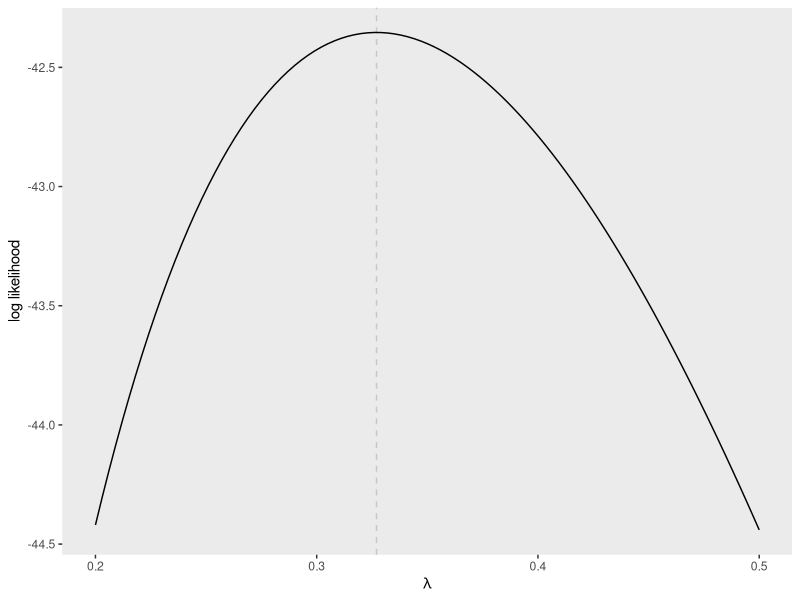

Generate this figure with R: (Note: this script raises an error after producing the figure.)
## ---- chunk 1
#| label: explikelihood
#| echo: false
#| fig-cap: Log-likelihood for a sample of size 20 of waiting times (in minutes)
library(ggplot2)
set.seed(24)
wt <- rexp(n = 20, rate = 1/4)
explik <- function(lambda, samp = wt, log = TRUE){
  ll <- sapply(lambda, function(l){sum(log(dexp(x = samp, rate = l)))})
  switch(log, ll, exp(ll))
}
# curve(expr = explik(x, samp = wt, log = TRUE), from = 1.8, to = 10)
ggplot() +
  geom_vline(xintercept = 1/mean(wt), lty = 2, col = "grey", alpha = 0.8) +
  stat_function(xlim = c(1/5, 1/2), n = 101L, fun = explik, args = list(log = TRUE, samp = wt)) +
  ylab("log likelihood") +
  xlab(expression(lambda)) + 
  theme(panel.grid.major.x = element_blank(), 
        panel.grid.minor.x = element_blank(),
        panel.grid.major.y = element_blank(), 
        panel.grid.minor.y = element_blank())
## ---- chunk 2
#| label: variablesquanti
#| echo: false
#| fig-cap: 'Log-likelihood curve: the three likelihood-based tests, namely Wald, likelihood
#|   ratio and score tests, are shown on the curve. The tests use different information
#|   about the function.'
knitr::include_graphics('images/likelihood_tests.png')
## ---- chunk 3
#| label: explrtcompute
#| echo: false
lrt_lb <- uniroot(f = function(r){2*(sum(dexp(wt, rate = 1/mean(wt), log = TRUE)) - sum(dexp(wt, rate = 1/r, log = TRUE))) - qchisq(0.95, 1)}, interval = c(1.5, mean(wt)) )$root
lrt_ub <- uniroot(f = function(r){2*(sum(dexp(wt, rate = 1/mean(wt), log = TRUE)) - sum(dexp(wt, rate = 1/r, log = TRUE))) - qchisq(0.95, 1)}, interval = c(mean(wt),6) )$root
## ---- chunk 4
#| label: profile3d
#| cache: true
#| echo: false
#| fig-cap: Two-dimensional log likelihood surface with a parameter of interest $\psi$
#|   and a nuisance parameter $\varphi$; the contour plot shows area of higher likelihood,
#|   and the black line is the profile log likelihood, also shown as a function of $\psi$
#|   on the right panel.
prof_mat <- cbind(matrix(unlist(sapply(sort(unique(faithfuld$waiting)), function(y){faithfuld[which(faithfuld$waiting == y),][which.max(faithfuld[which(faithfuld$waiting == y),]$density),-2]})), ncol = 2, byrow = TRUE), sort(unique(faithfuld$waiting)))
colnames(prof_mat) <- c("eruptions","density","waiting")
prof <- tibble::as_tibble(prof_mat)

g1 <- ggplot(faithful, aes(x = eruptions, y = waiting)) +
 geom_density_2d_filled(alpha = 0.5, show.legend = FALSE) +
 geom_density_2d(size = 0.25, colour = "black") +
 xlim(0.5, 6) +
 ylim(40, 110) + xlab(expression(phi)) + ylab(expression(psi)) + 
  geom_line(data = prof, aes(x = eruptions, y = waiting)) + 
  theme(axis.text.x=element_blank(),
        axis.ticks.x=element_blank(),
        axis.text.y=element_blank(),
        axis.ticks.y=element_blank())
g2 <- ggplot(data = prof, aes(x = waiting, y = density)) + geom_line() + 
  ylab("profile log likelihood") + xlab(expression(psi)) + 
  theme(axis.text.x=element_blank(),
        axis.ticks.x=element_blank(),
        axis.text.y=element_blank(),
        axis.ticks.y=element_blank())
g1 + g2
## ---- chunk 5
#| label: profileplot
#| echo: false
#| fig-cap: Profile log likelihood for the Box--Cox transformation for the waiting time
#|   data
par(mar = c(4,4,1,1))
bc <- MASS::boxcox(lm(wt~1), plotit = FALSE, lambda = seq(-0.1, 1, by = 0.01))
plot(x = bc$x, 
y = bc$y - max(bc$y), 
bty = "l", type = "l", ylab = "profile log likelihood", xlab = expression(lambda), 
panel.first = {abline(h = -qchisq(0.95, 1)/2, col = "grey")})
xc <- bc$x[bc$y-max(bc$y) < -qchisq(0.95, 1)/2]
confind <- which(diff(xc) > 0.011)
## ---- chunk 6
#| label: profilebeta
#| eval: true
#| echo: false
#| fig-cap: Profile log likelihood for $\beta_1$ in the simple linear regression model
#|   for simulated data. The function has been so its value at the maximum likelihood
#|   estimate is zero. The horizontal cutoff marks minus half the $0.95$ quantile of
#|   the $\chi^2_1$ distribution, with vertical lines indicating the maximum likelihood
#|   estimate (red) and 95\% confidence interval (dashed gray). Because of the normality
#|   assumption of the linear regression model, the sampling distribution is exactly
#|   normally distribution, the profile is symmetric and the Wald and profile likelihood
#|   ratio based confidence intervals agree.
# Plot profile log likelihood for a particular dataset
set.seed(1234)
# Simulate fake data from a linear model
n <- 40 #number of observations
X1 <- rpois(n = n, lambda = 2) # covariate (fixed hereafter)

# The sampling distribution of the ordinary least squares estimators is
# beta_hat ~ N(beta, sigma^2*(X^TX)^(-1))
design_mat <- cbind(1, X1)
# These are the standard dev for betahat (sigma=1)
theo_se <- sqrt(diag(solve(crossprod(design_mat))))
eps <- rnorm(n, mean = 0, sd = 1)
Y <- 8 + 0.2 * X1 + eps
mod1 <- lm(Y ~ X1)

# Maximum likelihood estimates (MLE) = Ordinary least square (OLS)
beta1hat <- coef(mod1)[2]
# Compute the value of the maximum (profile) log likelihood
# which is value at MLE
mll <- as.numeric(logLik(mod1))

# Profile log likelihood value
pll <- function(beta){
  sapply(beta, function(b){
    as.numeric(logLik(lm(Y - b*X1 ~ 1)))
  })
}
ci_lrt_lb <- uniroot(function(x){2*(mll - pll(x)) - qchisq(0.95,1)}, 
                     interval = c(beta1hat-3, beta1hat))$root
ci_lrt_ub <- uniroot(function(x){2*(mll - pll(x)) - qchisq(0.95,1)}, 
                     interval = c(beta1hat, beta1hat+3))$root

beta_grid <- seq(from = -2*theo_se[1] + 0.2, to = 2*theo_se[1] + 0.2, length.out = 101)
ggplot(data.frame(beta = beta_grid, 
                pll = pll(beta_grid)-mll),
       aes(x = beta, y = pll)) + 
  geom_line() + 
  geom_vline(xintercept = coef(mod1)[2], col = "red") + 
  geom_hline(yintercept = -qchisq(0.95, 1)/2) + 
  geom_vline(xintercept = ci_lrt_lb, col = "gray", lty = 2) + 
  geom_vline(xintercept = ci_lrt_ub, col = "gray", lty = 2) +
  ylab("profile log likelihood") + 
   xlab(expression(beta[1])) # + 
# geom_vline(xintercept = coef(mod1)[2]-qnorm(0.975)*sqrt(diag(vcov(mod1))[2]), col = "gray", lty = 3) + 
#   geom_vline(xintercept = coef(mod1)[2]+qnorm(0.975)*sqrt(diag(vcov(mod1))[2]), col = "gray", lty = 3) 
